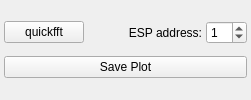
        <widget class="QWidget" name="tab_2">
         <property name="maximumSize">
          <size>
           <width>16777215</width>
           <height>200</height>
          </size>
         </property>
         <attribute name="title">
          <string>other stuff</string>
         </attribute>
         <layout class="QVBoxLayout" name="verticalLayout_18">
          <property name="spacing">
           <number>0</number>
          </property>
          <property name="leftMargin">
           <number>0</number>
          </property>
          <property name="topMargin">
           <number>0</number>
          </property>
          <property name="rightMargin">
           <number>0</number>
          </property>
          <property name="bottomMargin">
           <number>0</number>
          </property>
          <item>
           <layout class="QVBoxLayout" name="verticalLayout_15">
            <property name="spacing">
             <number>4</number>
            </property>
            <property name="leftMargin">
             <number>0</number>
            </property>
            <property name="topMargin">
             <number>0</number>
            </property>
            <property name="rightMargin">
             <number>0</number>
            </property>
            <property name="bottomMargin">
             <number>0</number>
            </property>
            <item>
             <layout class="QHBoxLayout" name="horizontalLayout_31">
              <property name="spacing">
               <number>4</number>
              </property>
              <property name="leftMargin">
               <number>4</number>
              </property>
              <property name="topMargin">
               <number>4</number>
              </property>
              <property name="rightMargin">
               <number>4</number>
              </property>
              <property name="bottomMargin">
               <number>4</number>
              </property>
              <item>
               <widget class="QPushButton" name="PB_quickFFT">
                <property name="text">
                 <string>quickfft</string>
                </property>
               </widget>
              </item>
              <item>
               <spacer name="horizontalSpacer_2">
                <property name="orientation">
                 <enum>Qt::Horizontal</enum>
                </property>
                <property name="sizeHint" stdset="0">
                 <size>
                  <width>40</width>
                  <height>20</height>
                 </size>
                </property>
               </spacer>
              </item>
              <item>
               <widget class="QLabel" name="label_6">
                <property name="text">
                 <string>ESP address:</string>
                </property>
                <property name="alignment">
                 <set>Qt::AlignRight|Qt::AlignTrailing|Qt::AlignVCenter</set>
                </property>
               </widget>
              </item>
              <item>
               <widget class="QSpinBox" name="SP_ESPaddress">
                <property name="value">
                 <number>1</number>
                </property>
               </widget>
              </item>
             </layout>
            </item>
            <item>
             <layout class="QVBoxLayout" name="verticalLayout_6">
              <property name="spacing">
               <number>4</number>
              </property>
              <property name="leftMargin">
               <number>4</number>
              </property>
              <property name="topMargin">
               <number>4</number>
              </property>
              <property name="rightMargin">
               <number>4</number>
              </property>
              <property name="bottomMargin">
               <number>4</number>
              </property>
              <item>
               <widget class="QPushButton" name="PB_savePlot">
                <property name="text">
                 <string>Save Plot</string>
                </property>
               </widget>
              </item>
             </layout>
            </item>
           </layout>
          </item>
         </layout>
        </widget>
